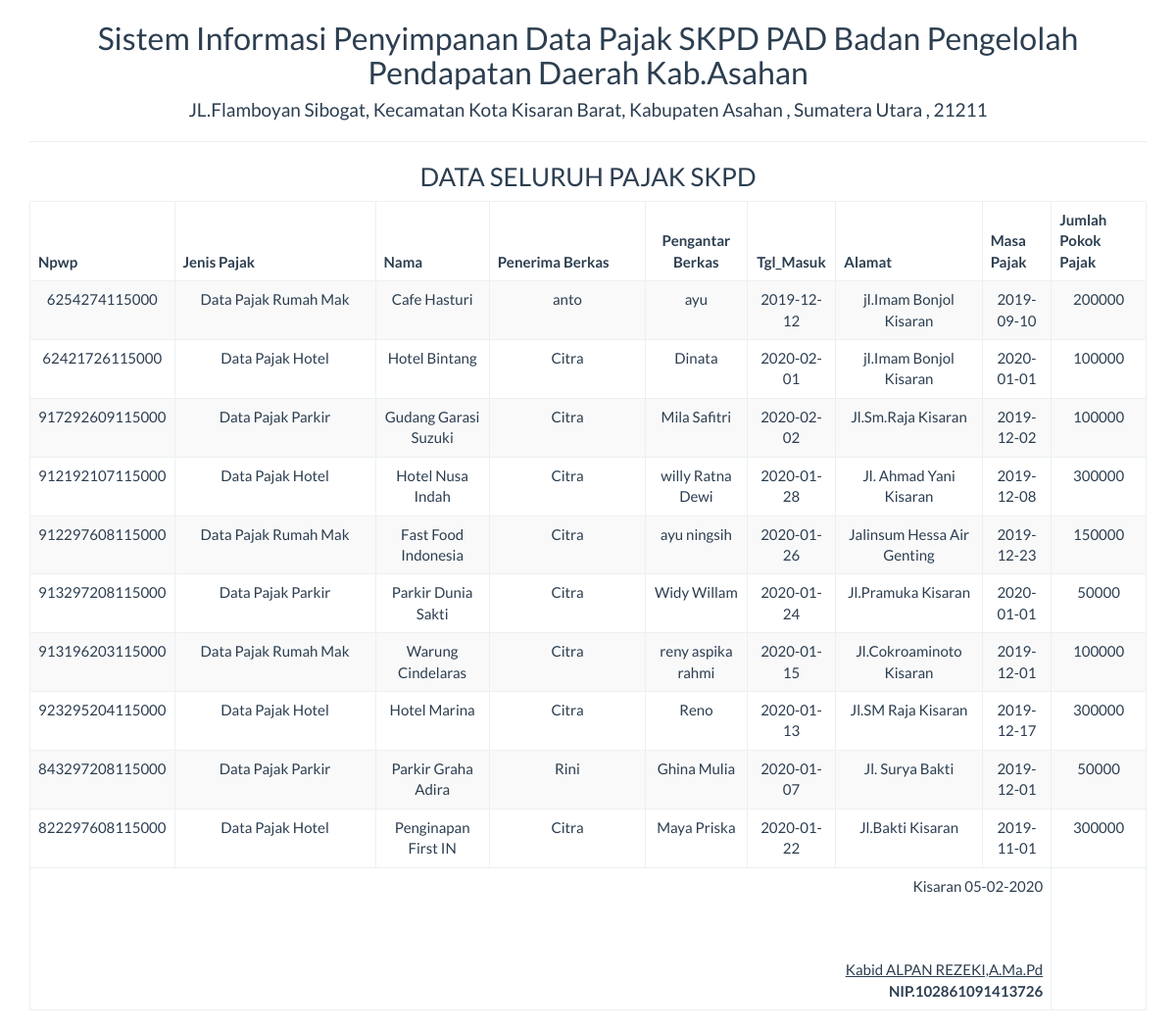
Page /report/arsip_semua.php on the committed database.
### tables this page shows
CREATE TABLE `tbl_simpan` (
  `id` int(5) NOT NULL,
  `npwp` varchar(20) NOT NULL,
  `jenis_pajak` varchar(20) NOT NULL,
  `nama` varchar(50) NOT NULL,
  `penerima` varchar(50) NOT NULL,
  `pemberi` varchar(50) NOT NULL,
  `tgl_masuk` date NOT NULL,
  `alamat` text NOT NULL,
  `masa_pajak` date NOT NULL,
  `jumlah_pokok_pajak` varchar(20) NOT NULL
);

### report/arsip_semua.php (the view, shortened to what this page needs)
<!DOCTYPE html>
<html>
    <head>
        <link href="../Assets/css/bootstrap.min.css" rel="stylesheet" type="text/css"/>
    </head>
    <body onload="print()">
        <?php
        include '../config/koneksi.php';
        ?>
        <div class="container">
            <div class='row'>
                <div class="col-sm-12">
                    <div class="text-center">
                        <h2>Sistem Informasi Penyimpanan Data Pajak SKPD PAD Badan Pengelolah Pendapatan Daerah Kab.Asahan </h2>
                        <h4>JL.Flamboyan Sibogat, Kecamatan Kota Kisaran Barat, Kabupaten Asahan , Sumatera Utara , 21211</h4>
                        <hr>
                        <h3>DATA SELURUH PAJAK SKPD</h3>
                        <table class="table table-bordered table-striped table-hover">
                        <tbody>
                                <thead>
								<tr>
									<th>Npwp</th><th width="18%">Jenis Pajak</th><th>Nama</th><th width="14%">Penerima Berkas</th><th><center>Pengantar Berkas</center></th><th><center>Tgl_Masuk</center></th><th>Alamat</th><th>Masa Pajak</th><th>Jumlah Pokok Pajak</th>
								</tr>
								</thead>
							<tbody>
                            <?php
                            $sql = "SELECT * FROM tbl_simpan";
                            $query = mysqli_query($koneksi, $sql) or die("SQL Anda Salah");
                            while ($data = mysqli_fetch_array($query)) {
                                ?>
                                <tr>
									<td><?= $data['npwp'] ?></td>
                                    <td><?= $data['jenis_pajak'] ?></td>
                                    <td><?= $data['nama'] ?> </td>
                                    <td><?= $data['penerima'] ?></td>
									<td><?= $data['pemberi'] ?></td>
									<td><?= $data['tgl_masuk'] ?></td>
									<td><?= $data['alamat'] ?></td>
									<td><?= $data['masa_pajak'] ?></td>
									<td><?= $data['jumlah_pokok_pajak'] ?></td>
                                </tr>
                            <?php } ?>
							</tbody>
                        </tbody>
                            <tfoot>
                                <tr>
                                    <td colspan="8" class="text-right">
                                        Kisaran  <?= date("d-m-Y") ?>
                                        <br><br><br><br>
                                       <u>Kabid ALPAN REZEKI,A.Ma.Pd<strong></u><br>
                                        NIP.102861091413726
									</td>
								</tr>
							</tfoot>
                        </table>
                    </div>
                </div>
            </div>
    </body>
</html>

### rows in the picture
tbl_simpan: npwp "6254274115000", jenis_pajak "Data Pajak Rumah Mak", nama "Cafe Hasturi", penerima "anto", pemberi "ayu", tgl_masuk "2019-12-12", alamat "jl.Imam Bonjol Kisaran", masa_pajak "2019-09-10", jumlah_pokok_pajak "200000"
tbl_simpan: npwp "62421726115000", jenis_pajak "Data Pajak Hotel", nama "Hotel Bintang", penerima "Citra", pemberi "Dinata", tgl_masuk "2020-02-01", alamat "jl.Imam Bonjol Kisaran", masa_pajak "2020-01-01", jumlah_pokok_pajak "100000"
tbl_simpan: npwp "917292609115000", jenis_pajak "Data Pajak Parkir", nama "Gudang Garasi Suzuki", penerima "Citra", pemberi "Mila Safitri", tgl_masuk "2020-02-02", alamat "Jl.Sm.Raja Kisaran", masa_pajak "2019-12-02", jumlah_pokok_pajak "100000"
tbl_simpan: npwp "912192107115000", jenis_pajak "Data Pajak Hotel", nama "Hotel Nusa Indah", penerima "Citra", pemberi "willy Ratna Dewi", tgl_masuk "2020-01-28", alamat "Jl. Ahmad Yani Kisaran", masa_pajak "2019-12-08", jumlah_pokok_pajak "300000"
tbl_simpan: npwp "912297608115000", jenis_pajak "Data Pajak Rumah Mak", nama "Fast Food Indonesia", penerima "Citra", pemberi "ayu ningsih", tgl_masuk "2020-01-26", alamat "Jalinsum Hessa Air Genting", masa_pajak "2019-12-23", jumlah_pokok_pajak "150000"
tbl_simpan: npwp "913297208115000", jenis_pajak "Data Pajak Parkir", nama "Parkir Dunia Sakti", penerima "Citra", pemberi "Widy Willam", tgl_masuk "2020-01-24", alamat "Jl.Pramuka Kisaran", masa_pajak "2020-01-01", jumlah_pokok_pajak "50000"
tbl_simpan: npwp "913196203115000", jenis_pajak "Data Pajak Rumah Mak", nama "Warung Cindelaras", penerima "Citra", pemberi "reny aspika rahmi", tgl_masuk "2020-01-15", alamat "Jl.Cokroaminoto Kisaran", masa_pajak "2019-12-01", jumlah_pokok_pajak "100000"
tbl_simpan: npwp "923295204115000", jenis_pajak "Data Pajak Hotel", nama "Hotel Marina", penerima "Citra", pemberi "Reno", tgl_masuk "2020-01-13", alamat "Jl.SM Raja Kisaran", masa_pajak "2019-12-17", jumlah_pokok_pajak "300000"
tbl_simpan: npwp "843297208115000", jenis_pajak "Data Pajak Parkir", nama "Parkir Graha Adira", penerima "Rini", pemberi "Ghina Mulia", tgl_masuk "2020-01-07", alamat "Jl. Surya Bakti", masa_pajak "2019-12-01", jumlah_pokok_pajak "50000"
tbl_simpan: npwp "822297608115000", jenis_pajak "Data Pajak Hotel", nama "Penginapan First IN", penerima "Citra", pemberi "Maya Priska", tgl_masuk "2020-01-22", alamat "Jl.Bakti Kisaran", masa_pajak "2019-11-01", jumlah_pokok_pajak "300000"
